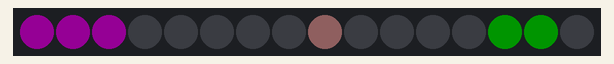
Bench run of a sketch on a simulated Arduino Uno, built with avr-gcc and run on an emulated ATmega328P. Parts: 16 RGB LEDs in strip order, left to right. Dim RGB values are drawn brighter than linear.

Above: at 0.01 s.
At 4.63 s:
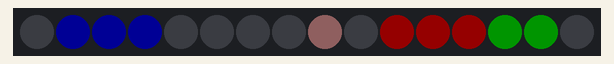
At 10.01 s:
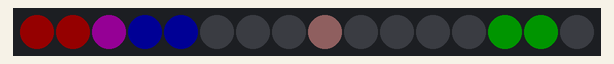
At 19.76 s:
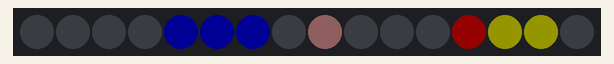
At 29.76 s:
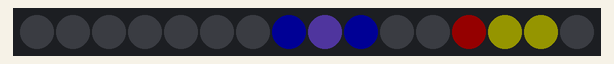
At 39.88 s:
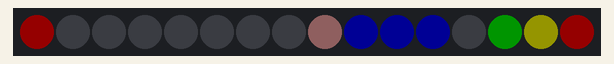

The sketch:

clock.ino
```cpp
#include <Adafruit_NeoPixel.h>


#define PIN 4

// From adaFruit NEOPIXEL goggles example: Gamma correction improves appearance of midrange colors

const uint8_t gamma[] = {

      0,  0,  0,  0,  0,  0,  0,  0,  0,  0,  0,  0,  0,  0,  0,  0,

      0,  0,  0,  0,  0,  0,  0,  0,  1,  1,  1,  1,  1,  1,  1,  1,

      1,  1,  1,  1,  2,  2,  2,  2,  2,  2,  2,  2,  3,  3,  3,  3,

      3,  3,  4,  4,  4,  4,  5,  5,  5,  5,  5,  6,  6,  6,  6,  7,

      7,  7,  8,  8,  8,  9,  9,  9, 10, 10, 10, 11, 11, 11, 12, 12,

     13, 13, 13, 14, 14, 15, 15, 16, 16, 17, 17, 18, 18, 19, 19, 20,

     20, 21, 21, 22, 22, 23, 24, 24, 25, 25, 26, 27, 27, 28, 29, 29,

     30, 31, 31, 32, 33, 34, 34, 35, 36, 37, 38, 38, 39, 40, 41, 42,

     42, 43, 44, 45, 46, 47, 48, 49, 50, 51, 52, 53, 54, 55, 56, 57,

     58, 59, 60, 61, 62, 63, 64, 65, 66, 68, 69, 70, 71, 72, 73, 75,

     76, 77, 78, 80, 81, 82, 84, 85, 86, 88, 89, 90, 92, 93, 94, 96,

     97, 99,100,102,103,105,106,108,109,111,112,114,115,117,119,120,

    122,124,125,127,129,130,132,134,136,137,139,141,143,145,146,148,

    150,152,154,156,158,160,162,164,166,168,170,172,174,176,178,180,

    182,184,186,188,191,193,195,197,199,202,204,206,209,211,213,215,

    218,220,223,225,227,230,232,235,237,240,242,245,247,250,252,255

};

// Parameter 1 = number of pixels in strip

// Parameter 2 = pin number (most are valid)

// Parameter 3 = pixel type flags, add together as needed:
//   NEO_RGB     Pixels are wired for RGB bitstream

//   NEO_GRB     Pixels are wired for GRB bitstream

//   NEO_KHZ400  400 KHz bitstream (e.g. FLORA pixels)
//   NEO_KHZ800  800 KHz bitstream (e.g. High Density LED strip)

Adafruit_NeoPixel strip = Adafruit_NeoPixel(16, 6, NEO_GRB + NEO_KHZ800);


uint32_t milli_color  = strip.Color ( 20,  0,  0);

uint32_t second_color = strip.Color (  0,  0, 20);

uint32_t hour_color   = strip.Color (  0, 20,  0);

uint32_t minute_color = strip.Color ( 15, 10, 10);

uint32_t off_color    = strip.Color (  0,  0,  0);


/* TODO 0.0 to 1.0 percent between current and next value. for color fading */

/* or event based lerping? */


/* TODO gamut values from goggles */
/* TODO smooth sub pixel rendering of bar/pixel ends (careful to avoid 50% average brightness in middle for a pixel */


/* CLOCK */

class ClockPositions

{
 public:
  uint8_t milli;

  uint8_t second;

  uint8_t minute;
  uint8_t hour;


  ClockPositions ();

  void update    ();

};


ClockPositions::ClockPositions()

{
  milli = second = minute = hour = 0;

  //DateTime(__DATE__, __TIME__);
}


void ClockPositions::update()

{
  second = map ((millis() % 60000), 0, 60000, 0, 15);

  milli  = map ((millis() %  1000), 0,  1000, 0, 16);

  hour   = map (10 % 12, 0,  12, 0, 16);

  minute = map (31 % 60, 0,  60, 0, 16);

}


/* CLOCK VIEW */


class ClockSegments

{
 public:
  ClockPositions    &positions;

  Adafruit_NeoPixel &strip;


  ClockSegments (Adafruit_NeoPixel&, ClockPositions&);

  void draw  ();

  void clear ();

  void add_color (uint8_t position, uint32_t color);

  uint32_t blend (uint32_t color1, uint32_t color2);

};


ClockSegments::ClockSegments (Adafruit_NeoPixel& n_strip, ClockPositions& n_positions): strip (n_strip), positions (n_positions)

{
}


void ClockSegments::draw()

{
  clear();


  add_color (positions.minute   % 16,  minute_color);

  add_color (positions.hour     % 16,  hour_color  );

  add_color ((positions.hour+1) % 16,  hour_color  );


  add_color (positions.second     % 16, second_color);

  add_color ((positions.second+1) % 16, second_color);

  add_color ((positions.second+2) % 16, second_color);


  add_color (positions.milli     % 16,  milli_color);

  add_color ((positions.milli+1) % 16,  milli_color);

  add_color ((positions.milli+2) % 16,  milli_color);


  strip.show ();

}


void ClockSegments::add_color (uint8_t position, uint32_t color)

{
  uint32_t blended_color = blend (strip.getPixelColor (position), color);


  /* Gamma mapping */

  uint8_t r,b,g;


  r = (uint8_t)(blended_color >> 16),

  g = (uint8_t)(blended_color >>  8),

  b = (uint8_t)(blended_color >>  0);


  strip.setPixelColor (position, blended_color);

}


uint32_t ClockSegments::blend (uint32_t color1, uint32_t color2)

{
  uint8_t r1,g1,b1;

  uint8_t r2,g2,b2;

  uint8_t r3,g3,b3;


  r1 = (uint8_t)(color1 >> 16),

  g1 = (uint8_t)(color1 >>  8),

  b1 = (uint8_t)(color1 >>  0);


  r2 = (uint8_t)(color2 >> 16),

  g2 = (uint8_t)(color2 >>  8),

  b2 = (uint8_t)(color2 >>  0);


  return strip.Color (constrain (r1+r2, 0, 255), constrain (g1+g2, 0, 255), constrain (b1+b2, 0, 255));

}


void ClockSegments::clear ()

{
  for(uint16_t i=0; i<strip.numPixels (); i++) {

      strip.setPixelColor (i, off_color);

  }
}


/* SIMPLE MIXER */

// add rgb and clamp


/* APP */
ClockPositions positions;

ClockSegments  segments(strip, positions);


void setup ()

{
  strip.begin ();

  strip.show (); // Initialize all pixels to 'off'

}


void loop ()

{
  positions.update ();

  segments.draw ();

}


// Fill the dots one after the other with a color

void colorWipe(uint32_t c, uint32_t wait) {

  for(uint16_t i=0; i<strip.numPixels(); i++) {

      strip.setPixelColor(i, c);

      strip.show();

      delay(wait);
  }

}

// Slightly different, this makes the rainbow equally distributed throughout

void rainbowCycle(uint8_t wait) {

  uint16_t i, j;


  for(j=0; j<256*5; j++) { // 5 cycles of all colors on wheel

    for(i=0; i< strip.numPixels(); i++) {

      strip.setPixelColor(i, Wheel(((i * 256 / strip.numPixels()) + j) & 255));

    }
    strip.show();

    delay(wait);

  }
}


// Input a value 0 to 255 to get a color value.
// The colours are a transition r - g - b - back to r.

uint32_t Wheel(byte WheelPos) {

  if(WheelPos < 85) {

   return strip.Color(WheelPos * 3, 255 - WheelPos * 3, 0);

  } else if(WheelPos < 170) {

   WheelPos -= 85;

   return strip.Color(255 - WheelPos * 3, 0, WheelPos * 3);

  } else {

   WheelPos -= 170;

   return strip.Color(0, WheelPos * 3, 255 - WheelPos * 3);

  }
}
```
